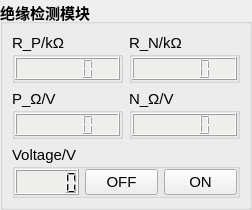
                  <widget class="QGroupBox" name="groupBox_9">
                   <property name="maximumSize">
                    <size>
                     <width>400</width>
                     <height>16777215</height>
                    </size>
                   </property>
                   <property name="font">
                    <font>
                     <pointsize>11</pointsize>
                     <weight>75</weight>
                     <bold>true</bold>
                    </font>
                   </property>
                   <property name="title">
                    <string>绝缘检测模块</string>
                   </property>
                   <layout class="QVBoxLayout" name="verticalLayout_3">
                    <property name="leftMargin">
                     <number>9</number>
                    </property>
                    <property name="topMargin">
                     <number>9</number>
                    </property>
                    <property name="rightMargin">
                     <number>9</number>
                    </property>
                    <property name="bottomMargin">
                     <number>9</number>
                    </property>
                    <item>
                     <layout class="QHBoxLayout" name="horizontalLayout_19">
                      <item>
                       <widget class="QGroupBox" name="groupBox_15">
                        <property name="font">
                         <font>
                          <pointsize>11</pointsize>
                          <weight>50</weight>
                          <bold>false</bold>
                         </font>
                        </property>
                        <property name="title">
                         <string>R_P/kΩ</string>
                        </property>
                        <layout class="QHBoxLayout" name="horizontalLayout_20">
                         <property name="leftMargin">
                          <number>0</number>
                         </property>
                         <property name="topMargin">
                          <number>0</number>
                         </property>
                         <property name="rightMargin">
                          <number>0</number>
                         </property>
                         <property name="bottomMargin">
                          <number>0</number>
                         </property>
                         <item>
                          <widget class="QLCDNumber" name="lcdNumber2_10">
                           <property name="styleSheet">
                            <string notr="true">background-color: rgb(238, 238, 236);</string>
                           </property>
                           <property name="digitCount">
                            <number>5</number>
                           </property>
                          </widget>
                         </item>
                        </layout>
                       </widget>
                      </item>
                      <item>
                       <widget class="QGroupBox" name="groupBox_16">
                        <property name="font">
                         <font>
                          <pointsize>11</pointsize>
                          <weight>50</weight>
                          <bold>false</bold>
                         </font>
                        </property>
                        <property name="title">
                         <string>R_N/kΩ</string>
                        </property>
                        <layout class="QHBoxLayout" name="horizontalLayout_15">
                         <property name="leftMargin">
                          <number>0</number>
                         </property>
                         <property name="topMargin">
                          <number>0</number>
                         </property>
                         <property name="rightMargin">
                          <number>0</number>
                         </property>
                         <property name="bottomMargin">
                          <number>0</number>
                         </property>
                         <item>
                          <widget class="QLCDNumber" name="lcdNumber2_11">
                           <property name="styleSheet">
                            <string notr="true">background-color: rgb(238, 238, 236);</string>
                           </property>
                           <property name="digitCount">
                            <number>5</number>
                           </property>
                          </widget>
                         </item>
                        </layout>
                       </widget>
                      </item>
                     </layout>
                    </item>
                    <item>
                     <layout class="QHBoxLayout" name="horizontalLayout_18">
                      <item>
                       <widget class="QGroupBox" name="groupBox_17">
                        <property name="font">
                         <font>
                          <pointsize>11</pointsize>
                          <weight>50</weight>
                          <bold>false</bold>
                         </font>
                        </property>
                        <property name="title">
                         <string>P_Ω/V</string>
                        </property>
                        <layout class="QHBoxLayout" name="horizontalLayout_16">
                         <property name="leftMargin">
                          <number>0</number>
                         </property>
                         <property name="topMargin">
                          <number>0</number>
                         </property>
                         <property name="rightMargin">
                          <number>0</number>
                         </property>
                         <property name="bottomMargin">
                          <number>0</number>
                         </property>
                         <item>
                          <widget class="QLCDNumber" name="lcdNumber2_12">
                           <property name="styleSheet">
                            <string notr="true">background-color: rgb(238, 238, 236);</string>
                           </property>
                           <property name="digitCount">
                            <number>5</number>
                           </property>
                          </widget>
                         </item>
                        </layout>
                       </widget>
                      </item>
                      <item>
                       <widget class="QGroupBox" name="groupBox_18">
                        <property name="font">
                         <font>
                          <pointsize>11</pointsize>
                          <weight>50</weight>
                          <bold>false</bold>
                         </font>
                        </property>
                        <property name="title">
                         <string>N_Ω/V</string>
                        </property>
                        <layout class="QHBoxLayout" name="horizontalLayout_17">
                         <property name="leftMargin">
                          <number>0</number>
                         </property>
                         <property name="topMargin">
                          <number>0</number>
                         </property>
                         <property name="rightMargin">
                          <number>0</number>
                         </property>
                         <property name="bottomMargin">
                          <number>0</number>
                         </property>
                         <item>
                          <widget class="QLCDNumber" name="lcdNumber2_13">
                           <property name="styleSheet">
                            <string notr="true">background-color: rgb(238, 238, 236);</string>
                           </property>
                           <property name="digitCount">
                            <number>5</number>
                           </property>
                          </widget>
                         </item>
                        </layout>
                       </widget>
                      </item>
                     </layout>
                    </item>
                    <item>
                     <layout class="QHBoxLayout" name="horizontalLayout_14">
                      <item>
                       <widget class="QGroupBox" name="groupBox_13">
                        <property name="font">
                         <font>
                          <pointsize>11</pointsize>
                          <weight>50</weight>
                          <bold>false</bold>
                         </font>
                        </property>
                        <property name="title">
                         <string>Voltage/V</string>
                        </property>
                        <layout class="QHBoxLayout" name="horizontalLayout_13">
                         <property name="leftMargin">
                          <number>0</number>
                         </property>
                         <property name="topMargin">
                          <number>0</number>
                         </property>
                         <property name="rightMargin">
                          <number>0</number>
                         </property>
                         <property name="bottomMargin">
                          <number>0</number>
                         </property>
                         <item>
                          <widget class="QLCDNumber" name="lcdNumber2_9">
                           <property name="maximumSize">
                            <size>
                             <width>16777215</width>
                             <height>16777215</height>
                            </size>
                           </property>
                           <property name="styleSheet">
                            <string notr="true">background-color: rgb(238, 238, 236);</string>
                           </property>
                           <property name="digitCount">
                            <number>5</number>
                           </property>
                          </widget>
                         </item>
                         <item>
                          <layout class="QHBoxLayout" name="horizontalLayout_21">
                           <item>
                            <widget class="QPushButton" name="pushButton2_8">
                             <property name="minimumSize">
                              <size>
                               <width>68</width>
                               <height>0</height>
                              </size>
                             </property>
                             <property name="maximumSize">
                              <size>
                               <width>73</width>
                               <height>16777215</height>
                              </size>
                             </property>
                             <property name="text">
                              <string>OFF</string>
                             </property>
                            </widget>
                           </item>
                           <item>
                            <widget class="QPushButton" name="pushButton2_7">
                             <property name="minimumSize">
                              <size>
                               <width>68</width>
                               <height>0</height>
                              </size>
                             </property>
                             <property name="maximumSize">
                              <size>
                               <width>73</width>
                               <height>16777215</height>
                              </size>
                             </property>
                             <property name="text">
                              <string>ON</string>
                             </property>
                            </widget>
                           </item>
                          </layout>
                         </item>
                        </layout>
                       </widget>
                      </item>
                     </layout>
                    </item>
                   </layout>
                  </widget>
